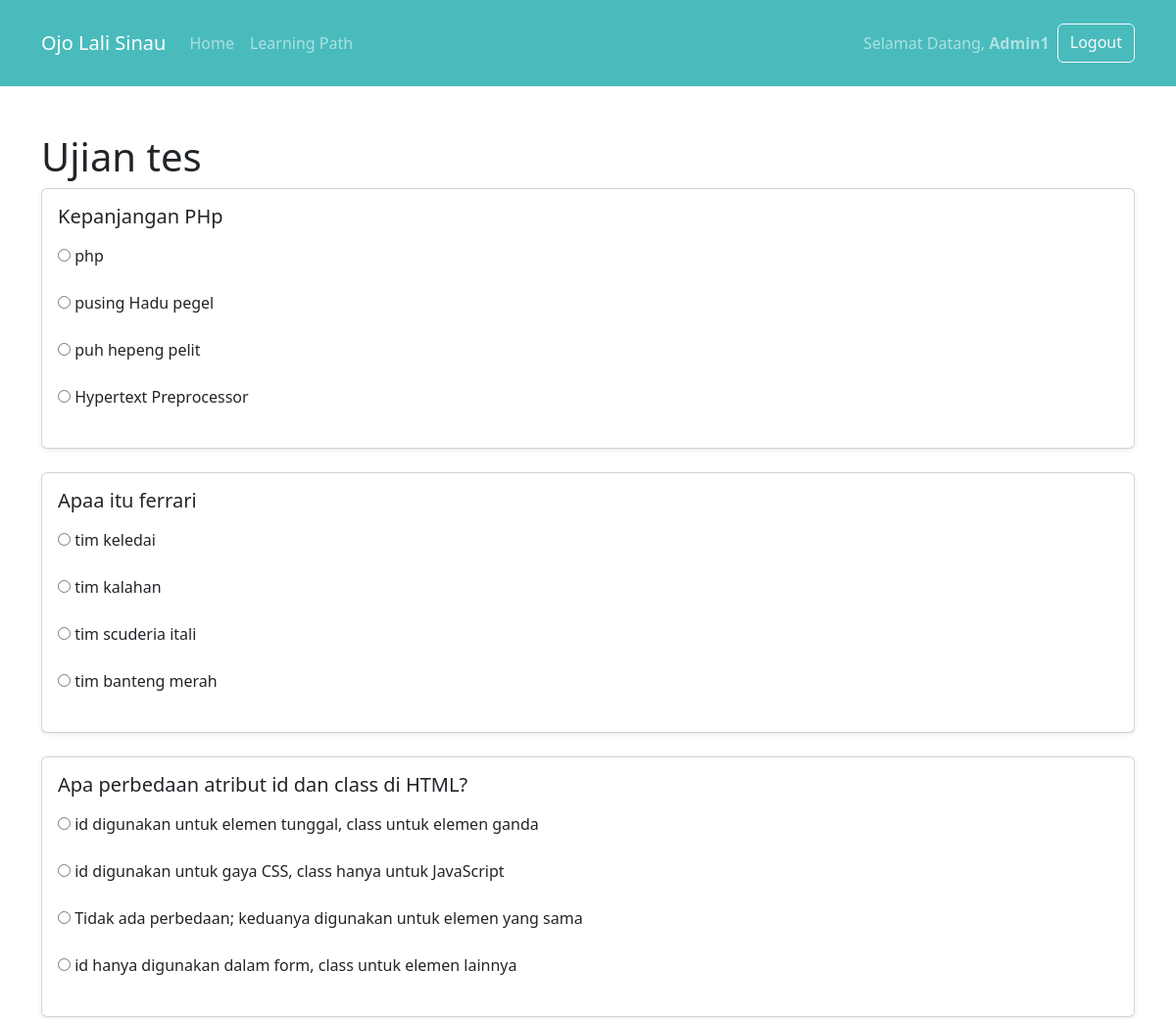
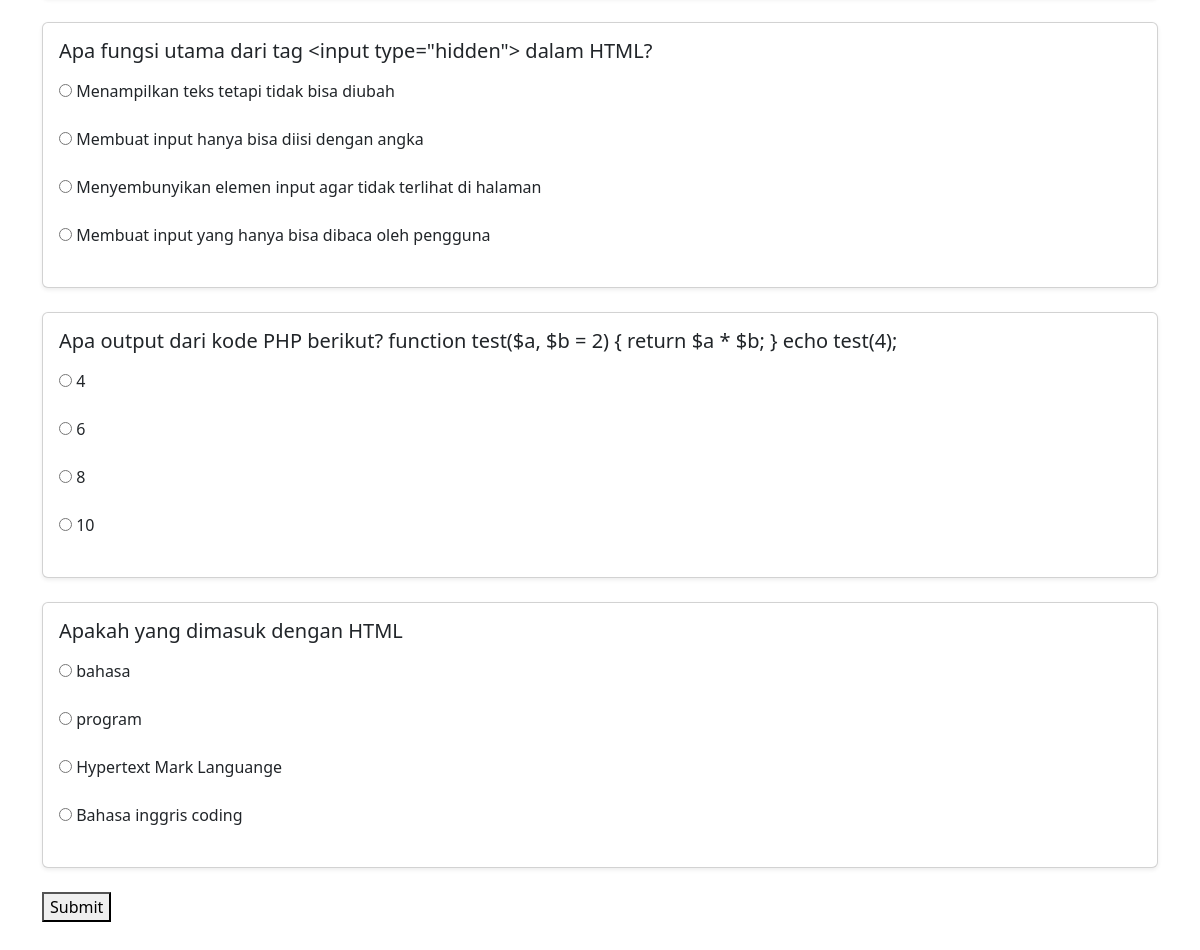
The app's page /Ujian/temp/ujian.php (signed in) with its own data (2 pictures, top to bottom).
### tables this page shows
CREATE TABLE `questions` (
  `id` int(11) NOT NULL,
  `question_text` text NOT NULL,
  `correct_answer` varchar(255) NOT NULL
);

CREATE TABLE `answers` (
  `id` int(11) NOT NULL,
  `question_id` int(11) NOT NULL,
  `answer_text` varchar(255) NOT NULL
);

### Ujian/temp/ujian.php (the view, shortened to what this page needs)
<?php
include __DIR__ . '/../config.php';
$result = $db->query("SELECT * FROM questions");
if (isset($_SESSION['user_name'])) {
    $nama = $_SESSION['user_name'];
} else {
    $nama = "Tamu";
}
?>
<!DOCTYPE html>
<html lang="en">
<head>
    <link href="https://cdn.jsdelivr.net/npm/bootstrap@5.3.3/dist/css/bootstrap.min.css" rel="stylesheet">
</head>
<body>
<nav class="navbar navbar-expand-lg navbar-dark" style="background-color: #49BBBD;">
    <div class="container py-3">
        <a class="navbar-brand me-3" href="index.php">Ojo Lali Sinau</a>
        <div class="navbar-nav">
            <a class="nav-link" href="../index.php">Home</a>
            <a class="nav-link" href="../learning.php">Learning Path</a>
        </div>
        <div class="ms-auto d-flex">
            <?php if (isset($_SESSION['user_id'])): ?>
                <span class="navbar-text me-2">Selamat Datang, <strong><?php echo htmlspecialchars($nama); ?></strong></span>
                <a class="btn btn-outline-light" href="logout.php">Logout</a>
            <?php else: ?>
                <a class="btn btn-outline-light me-2" href="form-masuk.php">Masuk</a>
                <a class="btn btn-outline-light" href="form-daftar.php">Daftar</a>
            <?php endif; ?>
        </div>
    </div>
</nav>
<body>
    <div class="container mt-5 mb-5">
    <h1>Ujian tes</h1>
    <form method="POST" action="jawaban_ujian.php">
        <?php while ($row = $result->fetch_assoc()): ?>
            <div class="card p-3 mb-4 shadow-sm">
            <h5 class="mb-3"><?php echo htmlspecialchars($row['question_text']); ?></h5>
                <?php
                $answers = $db->query("SELECT * FROM answers WHERE question_id=" . $row['id']);
                while ($answer = $answers->fetch_assoc()): ?>
                    <label>
                        <input type="radio" name="question_<?php echo $row['id']; ?>" value="<?php echo $answer['answer_text']; ?>">
                        <?php echo $answer['answer_text']; ?>
                    </label><br>
                <?php endwhile; ?>
            </div>
        <?php endwhile; ?>
        <button type="submit">Submit</button>
    </form>
</body>
</html>

### records on screen
questions: question_text "Kepanjangan PHp"
answers: answer_text "php"
answers: answer_text "pusing Hadu pegel"
answers: answer_text "puh hepeng pelit"
answers: answer_text "Hypertext Preprocessor"
questions: question_text "Apaa itu ferrari"
answers: answer_text "tim keledai"
answers: answer_text "tim kalahan"
answers: answer_text "tim scuderia itali"
answers: answer_text "tim banteng merah"
questions: question_text "Apa perbedaan atribut id dan class di HTML?"
answers: answer_text "id digunakan untuk elemen tunggal, class untuk elemen ganda"
answers: answer_text "id digunakan untuk gaya CSS, class hanya untuk JavaScript"
answers: answer_text "Tidak ada perbedaan; keduanya digunakan untuk elemen yang sama"
answers: answer_text "id hanya digunakan dalam form, class untuk elemen lainnya"
questions: question_text "Apa fungsi utama dari tag <input type=\"hidden\"> dalam HTML?"
answers: answer_text "Menampilkan teks tetapi tidak bisa diubah"
answers: answer_text "Membuat input hanya bisa diisi dengan angka"
answers: answer_text "Menyembunyikan elemen input agar tidak terlihat di halaman"
answers: answer_text "Membuat input yang hanya bisa dibaca oleh pengguna"
questions: question_text "Apa output dari kode PHP berikut? function test($a, $b = 2) { return $a * $b; } echo test(4);"
answers: answer_text "4"
answers: answer_text "6"
answers: answer_text "8"
answers: answer_text "10"
questions: question_text "Apakah yang dimasuk dengan HTML"
answers: answer_text "bahasa"
answers: answer_text "program"
answers: answer_text "Hypertext Mark Languange"
answers: answer_text "Bahasa inggris coding"

### other values on screen
$nama "Admin1"
